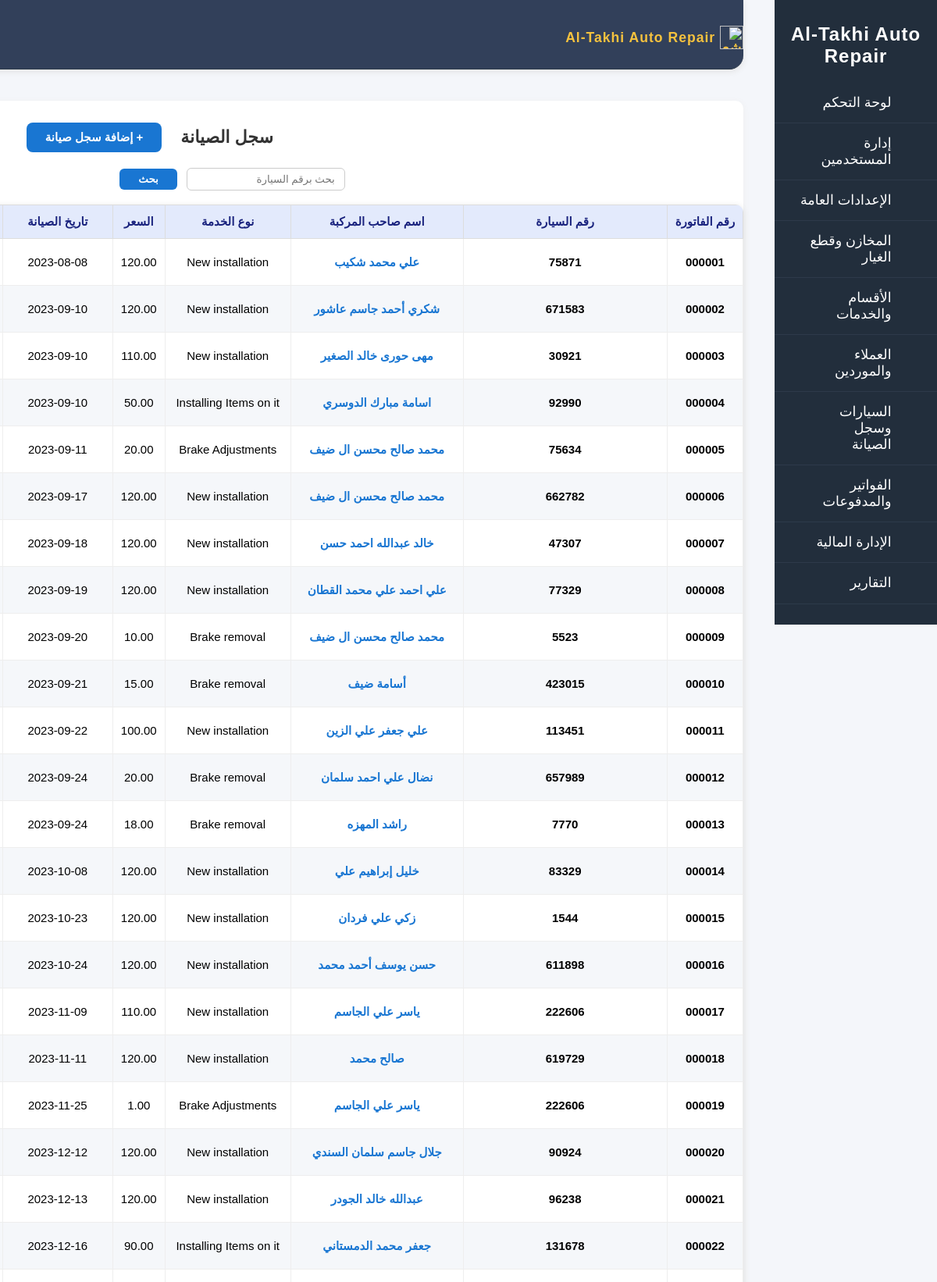
Screenshot of /maintenance/ (signed in, upper part) with the database file from the repository.
### cars/maintenance_models.py (models this page shows, shortened)
class MaintenanceRecord(models.Model):
    delivery_date = models.DateTimeField(
        blank=True, null=True, verbose_name="تاريخ تسليم المركبة"
    )
    invoice = models.ForeignKey(
        Invoice,
        on_delete=models.SET_NULL,
        null=True,
        blank=True,
        related_name="maintenance_records",
        verbose_name="رقم الفاتورة",
    )
    car = models.ForeignKey(
        Car, on_delete=models.CASCADE, related_name="maintenance_records"
    )
    service = models.ForeignKey(Service, on_delete=models.CASCADE)
    price = models.DecimalField(max_digits=10, decimal_places=2)
    notes = models.TextField(blank=True, null=True)
    created_at = models.DateTimeField()
    ready_at = models.DateTimeField(
        blank=True, null=True, verbose_name="تاريخ انتهاء التصليح"
    )
    is_finished = models.BooleanField(
        default=False, verbose_name="تم الانتهاء من الصيانة"
    )
    def get_status(self):
        if self.ready_at and not self.is_finished:
            return "جاهزة للاستلام"
        elif self.is_finished:
            return "تم التسليم"
        else:
            return "قيد الإصلاح"

### invoices/models.py (models this page shows, shortened)
class Invoice(models.Model):
    invoice_number = models.CharField(max_length=20, unique=True)
    client = models.ForeignKey(
        Client, on_delete=models.CASCADE, related_name="invoices"
    )
    car = models.ForeignKey(Car, on_delete=models.CASCADE, related_name="invoices")
    services = models.ManyToManyField(Service, related_name="invoices")
    amount = models.DecimalField(max_digits=10, decimal_places=2)
    paid = models.BooleanField(default=False)
    created_at = models.DateTimeField("تاريخ الإنشاء", null=True, blank=True)
    updated_at = models.DateTimeField(auto_now=True)

### cars/models.py (models this page shows, shortened)
class Car(models.Model):
    STATUS_CHOICES = [
        ("active", "نشطة"),  # السيارة تحت الصيانة
        ("ready", "بانتظار التسليم"),  # الصيانة انتهت
        ("pending_payment", "معلقة للدفع"),  # بانتظار الدفع
        ("sold", "مباعة"),  # تم التسليم النهائي
    ]
    FUEL_CHOICES = [
        ("gasoline", "بنزين"),
        ("diesel", "ديزل"),
        ("electric", "كهرباء"),
        ("hybrid", "هايبرد"),
    ]
    client = models.ForeignKey(
        "clients.Client", on_delete=models.CASCADE, related_name="cars"
    )
    plate_number = models.CharField(max_length=20, unique=True)
    brand = models.ForeignKey(
        CarBrand, on_delete=models.SET_NULL, null=True, blank=True, related_name="cars"
    )
    model = models.ForeignKey(
        CarModel, on_delete=models.SET_NULL, null=True, blank=True, related_name="cars"
    )
    year = models.PositiveIntegerField(blank=True, null=True)
    color = models.CharField(max_length=30, blank=True, null=True)
    fuel_type = models.CharField(
        max_length=10, choices=FUEL_CHOICES, default="gasoline"
    )
    vin_number = models.CharField(max_length=30, unique=True, blank=True, null=True)
    status = models.CharField(max_length=20, choices=STATUS_CHOICES, default="active")
    notes = models.TextField(blank=True, null=True)
    entry_date = models.DateTimeField(
        blank=True, null=True, verbose_name="تاريخ دخول الورشة"
    )
    last_visit = models.DateTimeField(blank=True, null=True)
    created_at = models.DateTimeField(auto_now_add=True)
    updated_at = models.DateTimeField(auto_now=True)

### clients/models.py (models this page shows, shortened)
class Client(models.Model):
    STATUS_CHOICES = [
        ("active", "نشط"),
        ("inactive", "معطل"),
    ]
    COMM_PREF_CHOICES = [
        ("email", "البريد الإلكتروني"),
        ("phone", "الهاتف"),
        ("sms", "رسائل قصيرة"),
    ]
    first_name = models.CharField(max_length=100)
    last_name = models.CharField(max_length=100, blank=True, null=True)
    phone_number = models.CharField(max_length=20)
    email = models.EmailField(blank=True, null=True)
    address = models.CharField(max_length=255, blank=True, null=True)
    customer_id = models.CharField(max_length=30, unique=True)
    status = models.CharField(max_length=10, choices=STATUS_CHOICES, default="active")
    notes = models.TextField(blank=True, null=True)
    communication_preference = models.CharField(
        max_length=10, choices=COMM_PREF_CHOICES, default="phone"
    )
    birth_date = models.DateField(blank=True, null=True)
    created_by = models.ForeignKey(
        "users.User",
        on_delete=models.SET_NULL,
        null=True,
        blank=True,
        related_name="added_clients",
    )
    created_at = models.DateTimeField("تاريخ الإضافة", null=True, blank=True)
    updated_at = models.DateTimeField(auto_now=True)

### services/models.py (models this page shows, shortened)
class Service(models.Model):
    STATUS_CHOICES = [
        ("pending", "قيد التنفيذ"),
        ("completed", "مكتملة"),
        ("paid", "مدفوعة"),
    ]
    name = models.CharField(max_length=100)
    description = models.TextField(blank=True, null=True)
    default_price = models.DecimalField(max_digits=10, decimal_places=2)
    department = models.ForeignKey(
        Department, on_delete=models.CASCADE, related_name="services"
    )
    car = models.ForeignKey(
        "cars.Car",
        on_delete=models.SET_NULL,
        null=True,
        blank=True,
        related_name="services",
    )
    status = models.CharField(max_length=10, choices=STATUS_CHOICES, default="pending")
    notes = models.TextField(blank=True, null=True)
    created_at = models.DateTimeField(auto_now_add=True)
    updated_at = models.DateTimeField(auto_now=True)

### cars/views.py (the view)
# urls.py: path("maintenance/", views.maintenance_list, name="maintenance_list"),
@login_required
def maintenance_list(request):
    plate_number = request.GET.get("plate_number", "").strip()
    qs = MaintenanceRecord.objects.select_related("car", "service", "invoice").order_by(
        "invoice__id"
    )
    if plate_number:
        qs = qs.filter(car__plate_number__icontains=plate_number)
    records = qs
    return render(
        request,
        "maintenance_list.html",
        {"records": records, "plate_number": plate_number},
    )

### templates/maintenance_list.html (shortened to what this page needs)
{% extends 'base.html' %}
{% block content %}
<div style="width:100%;display:flex;justify-content:flex-end;margin:40px 0 0 0;">
    <div style="background:#fff;padding:28px 0 22px 0;border-radius:10px;box-shadow:0 2px 8px #eee;direction:rtl;display:flex;flex-direction:column;align-items:center;width:auto;min-width:0;">
    <div class="maintenance-header-mobile-center" style="display:flex;justify-content:center;align-items:center;gap:24px;margin-bottom:20px;width:100%;">
        <span style="font-size:22px;font-weight:bold;color:#333;">سجل الصيانة</span>
        <a href="{% url 'cars:add_maintenance_record' %}" class="maintenance-add-btn-desktop" style="background:#1976d2;color:#fff;padding:10px 24px;border:none;border-radius:8px;font-weight:bold;font-size:15px;text-decoration:none;">+ إضافة سجل صيانة</a>
    </div>
    <form class="search-filters-desktop" method="get" style="width:95%;max-width:500px;margin:0 auto 18px auto;display:flex;flex-wrap:wrap;gap:12px;align-items:center;justify-content:center;">
        <input type="text" name="plate_number" placeholder="بحث برقم السيارة" value="{{ plate_number|default:'' }}" style="padding:6px 12px;border-radius:6px;border:1px solid #ccc;min-width:120px;">
        <button type="submit" style="padding:6px 24px;background:#1976d2;color:#fff;border:none;border-radius:6px;font-weight:bold;">بحث</button>
    </form>
    <table class="custom-table" style="margin:0;">
        <thead>
            <tr>
                <th>رقم الفاتورة</th>
                <th class="col-car">رقم السيارة</th>
                <th class="col-owner">اسم صاحب المركبة</th>
                <th class="col-service">نوع الخدمة</th>
                <th>السعر</th>
                <th class="col-date">تاريخ الصيانة</th>
                <th>تاريخ تسليم المركبة</th>
            </tr>
        </thead>
        <tbody>
        {% for record in records %}
            <tr>
                                <td style="font-weight:bold;">{% if record.invoice %}{{ record.invoice.invoice_number }}{% else %}-{% endif %}</td>
                                <td style="font-weight:bold;">{{ record.car.plate_number }}</td>
                                <td style="color:#1976d2;font-weight:bold;">
                                    {{ record.car.client.first_name }}{% if record.car.client.last_name %} {{ record.car.client.last_name }}{% endif %}
                                </td>
                <td>{{ record.service.name }}</td>
                <td>{{ record.price }}</td>
                <td>{{ record.created_at|date:'Y-m-d' }}</td>
                <td>{% if record.delivery_date %}{{ record.delivery_date|date:'Y-m-d H:i' }}{% else %}-{% endif %}</td>
            </tr>
        {% empty %}
            <tr><td colspan="7" style="text-align:center;padding:16px;color:#888;">لا توجد سجلات صيانة بعد.</td></tr>
        {% endfor %}
    	</tbody>
    {% endblock %}

### templates/base.html (style rules this page uses)
body { font-family: Tahoma, Arial, sans-serif; background: #f4f6fa; margin: 0; padding: 0; }

### templates/maintenance_list.html (style rules this page uses)
.custom-table { width: 98%; margin-top: 18px; margin-right: 0; margin-left: 0; border-collapse: collapse; font-size: 15px; background: #fff; border-radius: 10px; overflow: hidden; box-shadow: 0 2px 8px #e0e0e0; direction: rtl; }
.custom-table th { background: #e3eafc; color: #1a237e; padding: 12px 10px; border: 1px solid #ddd; font-weight: bold; white-space: nowrap; }
.custom-table th.col-car { min-width: 240px; width: 32%; white-space: nowrap; }
.custom-table th.col-owner { min-width: 200px; width: 30%; white-space: nowrap; }
.custom-table th.col-service { min-width: 140px; white-space: nowrap; }
.custom-table th.col-date { min-width: 120px; white-space: nowrap; }
.custom-table td { padding: 12px 10px; border: 1px solid #eee; background: #fff; word-break: break-word; text-align: center; vertical-align: middle; white-space: nowrap; }
.custom-table tr:nth-child(even) td { background: #f5f7fa; }

### rows the page displays
MaintenanceRecord: invoice.invoice_number "000001", car.plate_number "75871", car.client.first_name "علي محمد شكيب", service.name "New installation", price "120.00", created_at "2023-08-08"
MaintenanceRecord: invoice.invoice_number "000002", car.plate_number "671583", car.client.first_name "شكري أحمد جاسم عاشور", service.name "New installation", price "120.00", created_at "2023-09-10"
MaintenanceRecord: invoice.invoice_number "000003", car.plate_number "30921", car.client.first_name "مهى حورى خالد الصغير", service.name "New installation", price "110.00", created_at "2023-09-10"
MaintenanceRecord: invoice.invoice_number "000004", car.plate_number "92990", car.client.first_name "اسامة مبارك الدوسري", service.name "Installing Items on it", price "50.00", created_at "2023-09-10"
MaintenanceRecord: invoice.invoice_number "000005", car.plate_number "75634", car.client.first_name "محمد صالح محسن ال ضيف", service.name "Brake Adjustments", price "20.00", created_at "2023-09-11"
MaintenanceRecord: invoice.invoice_number "000006", car.plate_number "662782", car.client.first_name "محمد صالح محسن ال ضيف", service.name "New installation", price "120.00", created_at "2023-09-17"
MaintenanceRecord: invoice.invoice_number "000007", car.plate_number "47307", car.client.first_name "خالد عبدالله احمد حسن", service.name "New installation", price "120.00", created_at "2023-09-18"
MaintenanceRecord: invoice.invoice_number "000008", car.plate_number "77329", car.client.first_name "علي احمد علي محمد القطان", service.name "New installation", price "120.00", created_at "2023-09-19"
MaintenanceRecord: invoice.invoice_number "000009", car.plate_number "5523", car.client.first_name "محمد صالح محسن ال ضيف", service.name "Brake removal", price "10.00", created_at "2023-09-20"
MaintenanceRecord: invoice.invoice_number "000010", car.plate_number "423015", car.client.first_name "أسامة ضيف", service.name "Brake removal", price "15.00", created_at "2023-09-21"
MaintenanceRecord: invoice.invoice_number "000011", car.plate_number "113451", car.client.first_name "علي جعفر علي الزين", service.name "New installation", price "100.00", created_at "2023-09-22"
MaintenanceRecord: invoice.invoice_number "000012", car.plate_number "657989", car.client.first_name "نضال علي احمد سلمان", service.name "Brake removal", price "20.00", created_at "2023-09-24"
MaintenanceRecord: invoice.invoice_number "000013", car.plate_number "7770", car.client.first_name "راشد المهزه", service.name "Brake removal", price "18.00", created_at "2023-09-24"
MaintenanceRecord: invoice.invoice_number "000014", car.plate_number "83329", car.client.first_name "خليل إبراهيم علي", service.name "New installation", price "120.00", created_at "2023-10-08"
MaintenanceRecord: invoice.invoice_number "000015", car.plate_number "1544", car.client.first_name "زكي علي فردان", service.name "New installation", price "120.00", created_at "2023-10-23"
MaintenanceRecord: invoice.invoice_number "000016", car.plate_number "611898", car.client.first_name "حسن يوسف أحمد محمد", service.name "New installation", price "120.00", created_at "2023-10-24"
MaintenanceRecord: invoice.invoice_number "000017", car.plate_number "222606", car.client.first_name "ياسر علي الجاسم", service.name "New installation", price "110.00", created_at "2023-11-09"
MaintenanceRecord: invoice.invoice_number "000018", car.plate_number "619729", car.client.first_name "صالح محمد", service.name "New installation", price "120.00", created_at "2023-11-11"
MaintenanceRecord: invoice.invoice_number "000019", car.plate_number "222606", car.client.first_name "ياسر علي الجاسم", service.name "Brake Adjustments", price "1.00", created_at "2023-11-25"
MaintenanceRecord: invoice.invoice_number "000020", car.plate_number "90924", car.client.first_name "جلال جاسم سلمان السندي", service.name "New installation", price "120.00", created_at "2023-12-12"
MaintenanceRecord: invoice.invoice_number "000021", car.plate_number "96238", car.client.first_name "عبدالله خالد الجودر", service.name "New installation", price "120.00", created_at "2023-12-13"
MaintenanceRecord: invoice.invoice_number "000022", car.plate_number "131678", car.client.first_name "جعفر محمد الدمستاني", service.name "Installing Items on it", price "90.00", created_at "2023-12-16"
